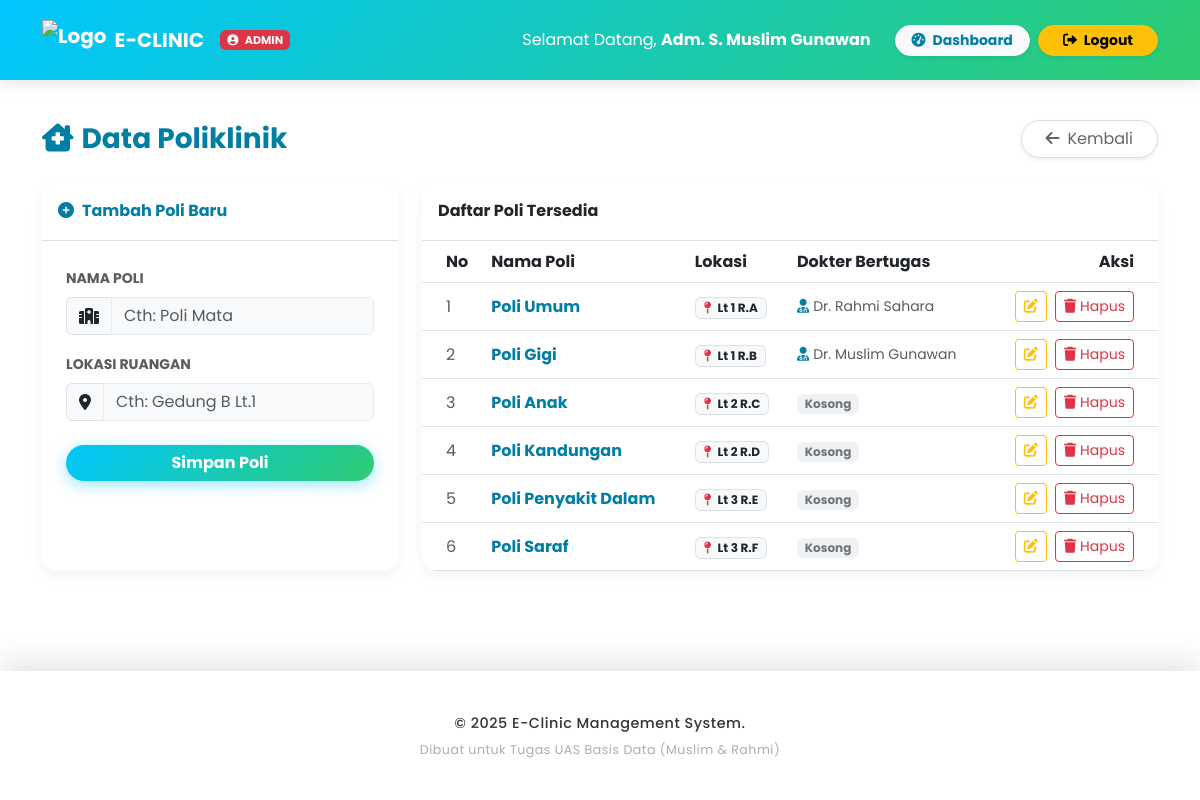
Screenshot of /Admin/poli.php (signed in) with the database file from the repository.
### tables this page shows
CREATE TABLE `poli` (
  `id_poli` int(11) NOT NULL,
  `nama_poli` varchar(50) NOT NULL,
  `lokasi_ruangan` varchar(20) DEFAULT NULL
);

### Admin/poli.php (the view, shortened to what this page needs)
<?php
$path_prefix = '../';
include $path_prefix . 'layout/header.php';
?>
<div class="container mb-5">
    <div class="d-flex justify-content-between align-items-center mb-4">
        <h3 class="fw-bold text-primary mb-0"><i class="fas fa-clinic-medical me-2"></i>Data Poliklinik</h3>
        <a href="index.php" class="btn btn-secondary rounded-pill px-4 shadow-sm">
            <i class="fas fa-arrow-left me-2"></i>Kembali
        </a>
    </div>
    <div class="row g-4">
        <div class="col-md-4">
            <div class="card glass-card h-100">
                <div class="card-header bg-transparent py-3 border-bottom fw-bold text-primary">
                    <i class="fas fa-plus-circle me-2"></i>Tambah Poli Baru
                </div>
                <div class="card-body p-4">
                    <form method="POST">
                        <div class="mb-3">
                            <label class="form-label small text-muted fw-bold text-uppercase">Nama Poli</label>
                            <div class="input-group">
                                <span class="input-group-text bg-light"><i class="fas fa-hospital-alt"></i></span>
                                <input type="text" name="nama" class="form-control" placeholder="Cth: Poli Mata" required>
                            </div>
                        </div>
                        <div class="mb-4">
                            <label class="form-label small text-muted fw-bold text-uppercase">Lokasi Ruangan</label>
                            <div class="input-group">
                                <span class="input-group-text bg-light"><i class="fas fa-map-marker-alt"></i></span>
                                <input type="text" name="lokasi" class="form-control" placeholder="Cth: Gedung B Lt.1" required>
                            </div>
                        </div>
                        <button type="submit" name="save" class="btn btn-primary w-100 fw-bold rounded-pill">Simpan Poli</button>
                    </form>
                </div>
            </div>
        </div>
        <div class="col-md-8">
            <div class="card glass-card h-100 overflow-hidden">
                <div class="card-header bg-transparent py-3 fw-bold border-bottom">
                    Daftar Poli Tersedia
                </div>
                <div class="table-responsive h-100">
                    <table class="table table-hover mb-0 align-middle">
                        <thead class="bg-transparent text-secondary">
                            <tr>
                                <th class="ps-4">No</th>
                                <th>Nama Poli</th>
                                <th>Lokasi</th>
                                <th>Dokter Bertugas</th>
                                <th class="text-end pe-4">Aksi</th>
                            </tr>
                        </thead>
                        <tbody>
                            <?php
                            $no=1;
                            $q = mysqli_query($conn, "SELECT * FROM poli");
                            while($r = mysqli_fetch_assoc($q)):
                                $id_poli = $r['id_poli'];
                                $q_doc = mysqli_query($conn, "SELECT nama_dokter FROM dokter WHERE id_poli='$id_poli'");
                                $doc_list = [];
                                while($d = mysqli_fetch_assoc($q_doc)) {
                                    $doc_list[] = $d['nama_dokter'];
                                }
                                $doc_count = count($doc_list);
                            ?>
                            <tr>
                                <td class="ps-4 text-muted" data-label="No"><?= $no++ ?></td>
                                <td class="fw-bold text-primary" data-label="Nama Poli"><?= $r['nama_poli'] ?></td>
                                <td data-label="Lokasi"><span class="badge bg-light text-dark border"><i class="fas fa-map-pin me-1 text-danger"></i> <?= $r['lokasi_ruangan'] ?></span></td>
                                <td data-label="Dokter Bertugas">
                                    <?php if($doc_count > 0): ?>
                                        <div class="d-flex flex-column">
                                            <?php foreach($doc_list as $doc_name): ?>
                                                <small class="text-muted"><i class="fas fa-user-md me-1 text-primary"></i><?= $doc_name ?></small>
                                            <?php endforeach; ?>
                                        </div>
                                    <?php else: ?>
                                        <span class="badge bg-secondary bg-opacity-10 text-secondary">Kosong</span>
                                    <?php endif; ?>
                                </td>
                                <td class="text-end pe-4" data-label="Aksi">
                                    <button class="btn btn-sm btn-outline-warning me-1" data-bs-toggle="modal" data-bs-target="#modalEdit<?= $r['id_poli'] ?>">
                                        <i class="fas fa-edit"></i>
                                    </button>
                                    <a href="?del=<?= $r['id_poli'] ?>" class="btn btn-sm btn-outline-danger" onclick="return confirm('Hapus poli ini? Data dokter di poli ini akan kehilangan referensi!')"><i class="fas fa-trash"></i> Hapus</a>
                                </td>
                            </tr>
                            <?php endwhile; ?>
                        </tbody>
                    </table>
                </div>
            </div>
        </div>
    </div>
</div>
<?php include $path_prefix . 'layout/footer.php'; ?>

### assets/css/style.css (style rules this page uses)
:root { --primary: #00c6ff; --primary-dark: #007ea3; --secondary: #2ecc71; --bg-light: #f8f9fa; --gradient-main: linear-gradient(135deg, #00c6ff 0%, #2ecc71 100%); --gradient-green: linear-gradient(135deg, #2ecc71 0%, #27ae60 100%); --gradient-mix: linear-gradient(135deg, #00c6ff 0%, #2ecc71 100%); }
body { background: #ffffff; font-family: 'Poppins', sans-serif; line-height: 1.6; color: #333; min-height: 100vh; display: flex; flex-direction: column; padding-top: 120px; }
.text-primary { color: var(--primary-dark) !important; }
.btn-primary { background: var(--gradient-main); border: none; box-shadow: 0 4px 15px rgba(0, 198, 255, 0.4); }
.btn-secondary { background: #fff; color: #666; border: 1px solid #ddd; box-shadow: 0 2px 5px rgba(0,0,0,0.05); }
.glass-card { background: rgba(255, 255, 255, 0.35); backdrop-filter: blur(25px); -webkit-backdrop-filter: blur(25px); border: 1px solid rgba(255, 255, 255, 0.6); box-shadow: 0 15px 35px rgba(0, 0, 0, 0.15); border-radius: 20px; transition: all 0.4s ease; }
.card { border-radius: 15px; border: none; transition: transform 0.3s, box-shadow 0.3s; background: #ffffff; box-shadow: 0 5px 15px rgba(0, 0, 0, 0.05); }
.form-control { background: #f8f9fa; border: 1px solid #e9ecef; backdrop-filter: none; transition: all 0.3s ease; color: #333; }
.btn { transition: all 0.3s cubic-bezier(0.25, 0.8, 0.25, 1); position: relative; overflow: hidden; backdrop-filter: blur(5px); }

### rows the page displays
poli: nama_poli "Poli Umum", lokasi_ruangan "Lt 1 R.A", doc_name "Dr. Rahmi Sahara"
poli: nama_poli "Poli Gigi", lokasi_ruangan "Lt 1 R.B", doc_name "Dr. Muslim Gunawan"
poli: nama_poli "Poli Anak", lokasi_ruangan "Lt 2 R.C", shows "Kosong"
poli: nama_poli "Poli Kandungan", lokasi_ruangan "Lt 2 R.D", shows "Kosong"
poli: nama_poli "Poli Penyakit Dalam", lokasi_ruangan "Lt 3 R.E", shows "Kosong"
poli: nama_poli "Poli Saraf", lokasi_ruangan "Lt 3 R.F", shows "Kosong"

### other values shown
$_SESSION['role'] "ADMIN"
$_SESSION['nama'] "Adm. S. Muslim Gunawan"
